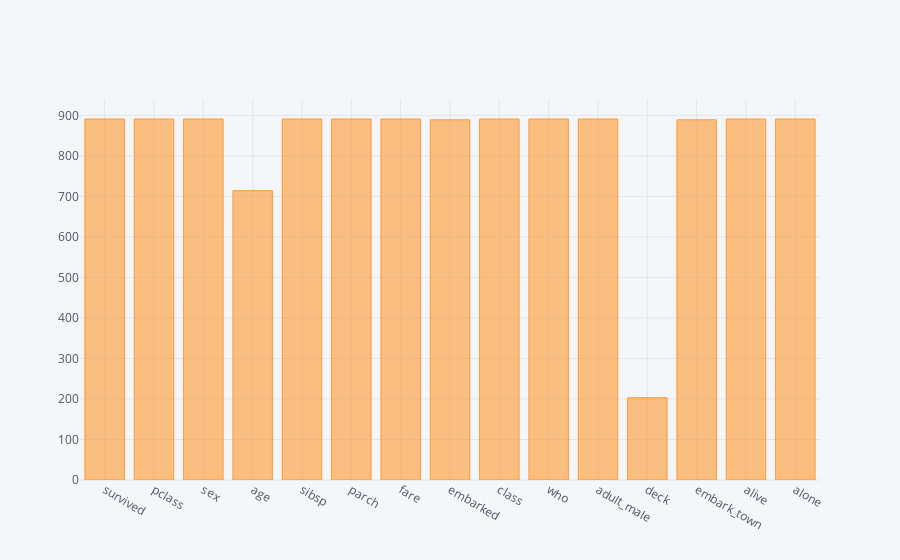

Write notebook code for a chart like this one.
### Code cell
df.count().iplot(kind='bar')

### Figure 1 — Plotly figure (JSON) as saved in the notebook; plotly's stock layout.template omitted (floating-point values rounded to 4 significant figures)
{"data": [{"marker": {"color": "rgba(255, 153, 51, 0.6)", "line": {"color": "rgba(255, 153, 51, 1.0)", "width": 1}}, "name": "None", "orientation": "v", "text": "", "type": "bar", "uid": "f8742ca9-6bff-4e44-9696-2277a2669650", "x": ["survived", "pclass", "sex", "age", "sibsp", "parch", "fare", "embarked", "class", "who", "adult_male", "deck", "embark_town", "alive", "alone"], "y": [891, 891, 891, 714, 891, 891, 891, 889, 891, 891, 891, 203, 889, 891, 891]}], "layout": {"legend": {"bgcolor": "#F5F6F9", "font": {"color": "#4D5663"}}, "paper_bgcolor": "#F5F6F9", "plot_bgcolor": "#F5F6F9", "title": {"font": {"color": "#4D5663"}}, "xaxis": {"gridcolor": "#E1E5ED", "showgrid": true, "tickfont": {"color": "#4D5663"}, "title": {"font": {"color": "#4D5663"}, "text": ""}, "zerolinecolor": "#E1E5ED"}, "yaxis": {"gridcolor": "#E1E5ED", "showgrid": true, "tickfont": {"color": "#4D5663"}, "title": {"font": {"color": "#4D5663"}, "text": ""}, "zerolinecolor": "#E1E5ED"}}}
